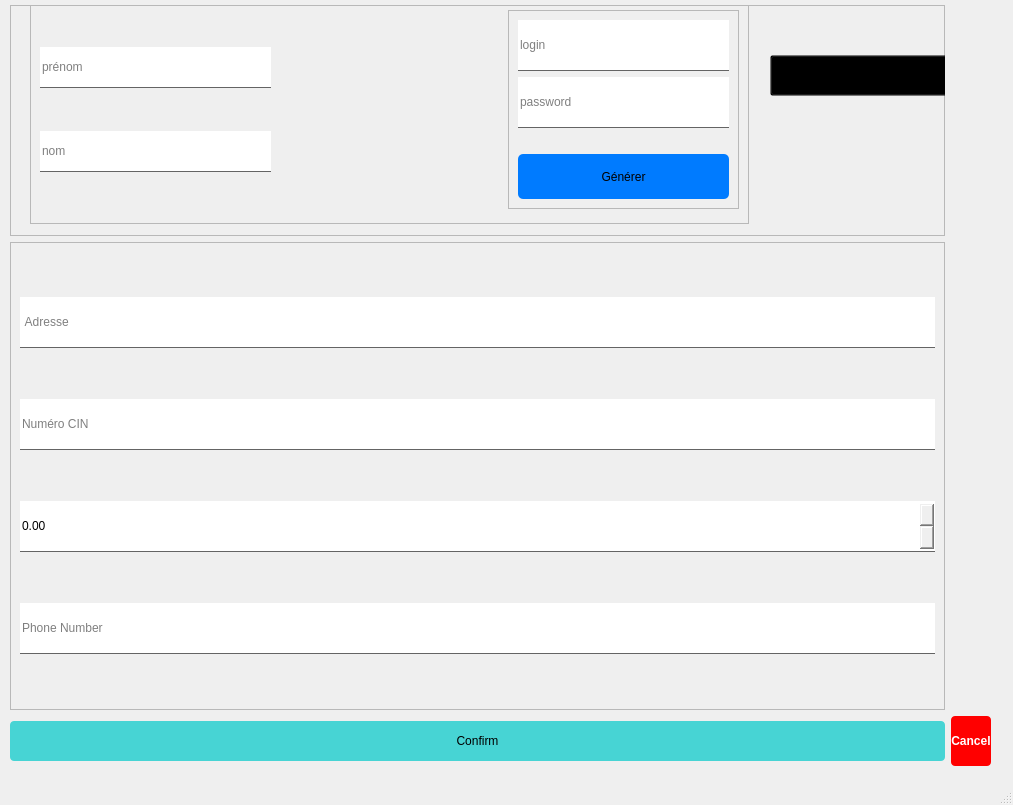
<?xml version="1.0" encoding="UTF-8"?>
<ui version="4.0">
 <class>MainWindow</class>
 <widget class="QMainWindow" name="MainWindow">
  <property name="geometry">
   <rect>
    <x>0</x>
    <y>0</y>
    <width>1013</width>
    <height>805</height>
   </rect>
  </property>
  <property name="windowTitle">
   <string>MainWindow</string>
  </property>
  <widget class="QWidget" name="centralwidget">
   <widget class="QWidget" name="layoutWidget">
    <property name="geometry">
     <rect>
      <x>10</x>
      <y>5</y>
      <width>981</width>
      <height>761</height>
     </rect>
    </property>
    <layout class="QGridLayout" name="gridLayout_9">
     <item row="1" column="0" rowspan="2">
      <widget class="QFrame" name="frame_10">
       <property name="styleSheet">
        <string notr="true"/>
       </property>
       <property name="frameShape">
        <enum>QFrame::StyledPanel</enum>
       </property>
       <property name="frameShadow">
        <enum>QFrame::Raised</enum>
       </property>
       <layout class="QGridLayout" name="gridLayout_10">
        <item row="5" column="0">
         <widget class="QLineEdit" name="phone_3">
          <property name="styleSheet">
           <string notr="true">height: 50px;
border: 0;
border-bottom: 1px solid rgb(100,100,100)</string>
          </property>
          <property name="text">
           <string/>
          </property>
          <property name="maxLength">
           <number>32768</number>
          </property>
          <property name="cursorPosition">
           <number>0</number>
          </property>
          <property name="placeholderText">
           <string>Phone Number</string>
          </property>
         </widget>
        </item>
        <item row="3" column="0">
         <widget class="QLineEdit" name="cin_3">
          <property name="styleSheet">
           <string notr="true">height: 50px;
border: 0;
border-bottom: 1px solid rgb(100,100,100)</string>
          </property>
          <property name="text">
           <string/>
          </property>
          <property name="cursorPosition">
           <number>0</number>
          </property>
          <property name="placeholderText">
           <string>Numéro CIN</string>
          </property>
         </widget>
        </item>
        <item row="2" column="0">
         <widget class="QLineEdit" name="adresse_3">
          <property name="styleSheet">
           <string notr="true">height: 50px;
border: 0;
border-bottom: 1px solid rgb(100,100,100)</string>
          </property>
          <property name="placeholderText">
           <string> Adresse</string>
          </property>
         </widget>
        </item>
        <item row="4" column="0">
         <widget class="QDoubleSpinBox" name="salary_3">
          <property name="styleSheet">
           <string notr="true">height: 50px;
border: 0;
border-bottom: 1px solid rgb(100,100,100)</string>
          </property>
          <property name="maximum">
           <double>99999999.000000000000000</double>
          </property>
         </widget>
        </item>
       </layout>
      </widget>
     </item>
     <item row="3" column="0">
      <widget class="QPushButton" name="valider_btn_emp_3">
       <property name="styleSheet">
        <string notr="true">background-color: rgb(71, 212, 212);
border: 0;
border-radius: 4px;
height: 40px;</string>
       </property>
       <property name="text">
        <string>Confirm</string>
       </property>
      </widget>
     </item>
     <item row="3" column="2">
      <widget class="QPushButton" name="cancelBtnEmp_3">
       <property name="styleSheet">
        <string notr="true">background-color: red;
color: white;
font-weight: bold;
border: 0;
border-radius: 4px;
height: 50px;</string>
       </property>
       <property name="text">
        <string>Cancel</string>
       </property>
      </widget>
     </item>
     <item row="0" column="0">
      <widget class="QFrame" name="frame_11">
       <property name="styleSheet">
        <string notr="true"/>
       </property>
       <property name="frameShape">
        <enum>QFrame::StyledPanel</enum>
       </property>
       <property name="frameShadow">
        <enum>QFrame::Raised</enum>
       </property>
       <widget class="QFrame" name="frame_12">
        <property name="geometry">
         <rect>
          <x>20</x>
          <y>-10</y>
          <width>719</width>
          <height>229</height>
         </rect>
        </property>
        <property name="styleSheet">
         <string notr="true"/>
        </property>
        <property name="frameShape">
         <enum>QFrame::StyledPanel</enum>
        </property>
        <property name="frameShadow">
         <enum>QFrame::Raised</enum>
        </property>
        <layout class="QGridLayout" name="gridLayout_11">
         <item row="0" column="2">
          <widget class="QFrame" name="frame_13">
           <property name="styleSheet">
            <string notr="true"/>
           </property>
           <property name="frameShape">
            <enum>QFrame::StyledPanel</enum>
           </property>
           <property name="frameShadow">
            <enum>QFrame::Raised</enum>
           </property>
           <layout class="QGridLayout" name="gridLayout_12">
            <item row="0" column="0">
             <layout class="QHBoxLayout" name="horizontalLayout_9">
              <item>
               <widget class="QLineEdit" name="login_3">
                <property name="styleSheet">
                 <string notr="true">height: 50px;
border: 0;
border-bottom: 1px solid rgb(100,100,100)</string>
                </property>
                <property name="placeholderText">
                 <string>login</string>
                </property>
               </widget>
              </item>
             </layout>
            </item>
            <item row="3" column="0">
             <widget class="QPushButton" name="genererPass_3">
              <property name="styleSheet">
               <string notr="true">background-color: #007bff;
border: 0;
border-radius: 5px;
height: 25px;
padding: 10px;</string>
              </property>
              <property name="text">
               <string>Générer</string>
              </property>
             </widget>
            </item>
            <item row="1" column="0">
             <layout class="QHBoxLayout" name="horizontalLayout_10">
              <item>
               <widget class="QLineEdit" name="mdp_3">
                <property name="styleSheet">
                 <string notr="true">height: 50px;
border: 0;
border-bottom: 1px solid rgb(100,100,100)</string>
                </property>
                <property name="readOnly">
                 <bool>true</bool>
                </property>
                <property name="placeholderText">
                 <string>password</string>
                </property>
               </widget>
              </item>
             </layout>
            </item>
            <item row="2" column="0">
             <spacer name="horizontalSpacer_5">
              <property name="orientation">
               <enum>Qt::Horizontal</enum>
              </property>
              <property name="sizeHint" stdset="0">
               <size>
                <width>40</width>
                <height>20</height>
               </size>
              </property>
             </spacer>
            </item>
           </layout>
          </widget>
         </item>
         <item row="0" column="1">
          <spacer name="horizontalSpacer_6">
           <property name="orientation">
            <enum>Qt::Horizontal</enum>
           </property>
           <property name="sizeHint" stdset="0">
            <size>
             <width>40</width>
             <height>20</height>
            </size>
           </property>
          </spacer>
         </item>
         <item row="0" column="0">
          <layout class="QVBoxLayout" name="verticalLayout_3">
           <item>
            <widget class="QLineEdit" name="prenom_3">
             <property name="styleSheet">
              <string notr="true">height: 40px;
border: 0;
border-bottom: 1px solid rgb(100,100,100)</string>
             </property>
             <property name="placeholderText">
              <string>prénom</string>
             </property>
            </widget>
           </item>
           <item>
            <widget class="QLineEdit" name="nom_3">
             <property name="styleSheet">
              <string notr="true">height: 40px;
border: 0;
border-bottom: 1px solid rgb(100,100,100)</string>
             </property>
             <property name="placeholderText">
              <string>nom</string>
             </property>
            </widget>
           </item>
          </layout>
         </item>
        </layout>
       </widget>
       <widget class="QComboBox" name="choix_admin_3">
        <property name="geometry">
         <rect>
          <x>760</x>
          <y>50</y>
          <width>241</width>
          <height>41</height>
         </rect>
        </property>
        <property name="styleSheet">
         <string notr="true">background-color: transparent;</string>
        </property>
        <item>
         <property name="text">
          <string>Employé</string>
         </property>
        </item>
        <item>
         <property name="text">
          <string>Admin</string>
         </property>
        </item>
       </widget>
      </widget>
     </item>
    </layout>
   </widget>
  </widget>
  <widget class="QMenuBar" name="menubar">
   <property name="geometry">
    <rect>
     <x>0</x>
     <y>0</y>
     <width>1013</width>
     <height>21</height>
    </rect>
   </property>
  </widget>
  <widget class="QStatusBar" name="statusbar"/>
 </widget>
 <resources/>
 <connections/>
</ui>
